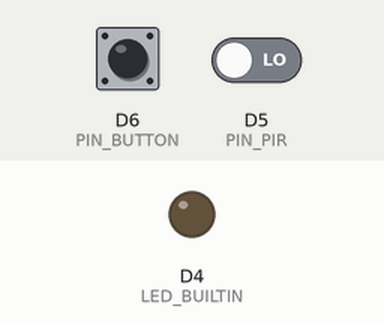
Recording of a program running on a simulated ESP8266 (Wemos D1 mini). Shown: output pins drawn as LEDs (lit = HIGH, except the on-board LED, lit = LOW). Dashed ring = blinking. The inputs (shaded band) are chosen by the test bench; at power-on: D5 (PIN_PIR) LOW, D6 (PIN_BUTTON) HIGH.

Above: at 1.2 s.
1.3 s: D5 (PIN_PIR) driven HIGH
At 1.48 s:
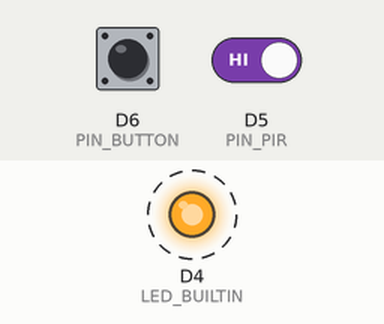
4.3 s: D6 (PIN_BUTTON) pulled LOW for 0.15 s
At 5.0 s:
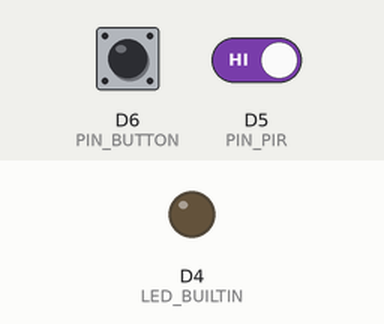
5.9 s: D6 (PIN_BUTTON) pulled LOW for 1 s
At 8.8 s:
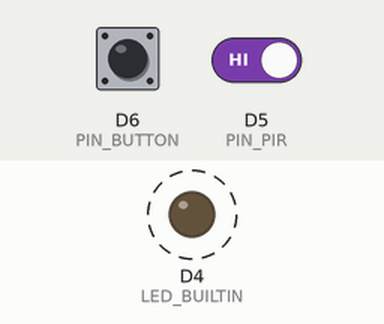
8.9 s: D6 (PIN_BUTTON) pulled LOW for 3.2 s
At 9.4 s:
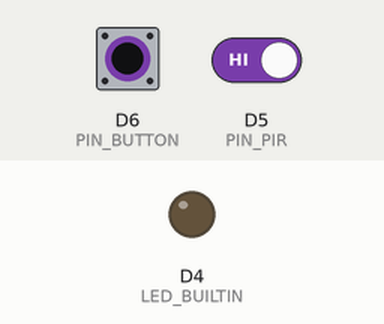
Timing chart, 0 to 11.9 s (numbered marks = the images above; inputs shaded):
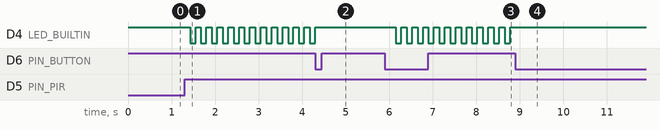

Measured:
- after the input at 1.3 s, D4 (LED_BUILTIN): alternates HIGH for 0.12 s and LOW for 0.12 s, starting after 0.13 s
- after the input at 4.3 s, D4 (LED_BUILTIN): goes on until 4.3 s, then stays HIGH
- after the input at 5.9 s, D4 (LED_BUILTIN): alternates HIGH for 0.12 s and LOW for 0.12 s, starting after 0.25 s
- after the input at 8.9 s, D4 (LED_BUILTIN): stops changing and stays HIGH

The program:

main.cpp
```cpp
// COMP-10184 – Mohawk College
// Alarm System
//
// This program is used emulate an alarm system which is trigered by a motion sensor and can be deavtivated with a button
//
// @author  Nicodemus Allan
// @id   000838957
//
//I, Nicodemus Allan, student number 000838957, certify that this material is my original work. No other person's work has been used without due acknowledgment and I have not made my work available to anyone else.

#include <Arduino.h>

// digital input pin definitions
#define PIN_PIR D5
#define PIN_BUTTON D6

//possible allarm states
#define ALARM_DISABLED  0
#define ALARM_ENABLE    1
#define ALARM_COUNTDOWN 2
#define ALARM_ACTIVE    3

//time in mills till alarm goes off
#define ALARM_COUNTDOWN_DURATION 10000
//interval for LED flashing
#define LED_COUNTDOWN_DURATION 125
//time in mills since the program started
long alarmTimerStart;
//current mills counter for alarm activation
long alarmCurrentTime;

//time in mills since the program started
long timerStartLED;
//current mills counter for LED interval
long currentTimeLED;


//current allarm state
int  iAlarmState;

//state of motion detector
bool bPIR;

//current state of button
int currentButton;
//previous button state
int previousButton = HIGH;

bool ledOn = false;

//***********************************************************************
//
//checks the button state to avoid it from retrigering code
//
//@return boolean if its the first loop the button was pressed on it returns true if any other returnes false
bool checkButtonState()
{
  if (currentButton == LOW && previousButton == HIGH)
  {
    previousButton = currentButton;
    return true;
  }
  else
  {
    previousButton = currentButton;
    return false;
  }
}
//
//************************************************************************

//************************************************************************
//
//checks which current state the alarm is in
void checkAlarmState()
{
  switch (iAlarmState)
  {
    case ALARM_DISABLED:
      //if the button was pressed re-enable the alarm
      if (checkButtonState())
      {
        iAlarmState = ALARM_ENABLE;
      }
      break;

    case ALARM_ENABLE:
      if (bPIR)
      {
        timerStartLED = millis();
        alarmTimerStart = millis();
        iAlarmState = ALARM_COUNTDOWN;
      }
      //if the button was pressed disables the alarm
      if (checkButtonState())
      {
        iAlarmState = ALARM_DISABLED;
      }
      break;

    case ALARM_COUNTDOWN:
      //get the amount of millis seince the program started
      alarmCurrentTime = millis();
      //gets the amount of millis sence program started

      //if current time - timerStart is greater than COUNTDOWN alarmstae is active
      if((alarmCurrentTime - alarmTimerStart) >= ALARM_COUNTDOWN_DURATION)
      {
        iAlarmState = ALARM_ACTIVE;
      }

      currentTimeLED = millis();
      //if current time - timerStart is greater than COUNTDOWN alarmstae is active
      if((currentTimeLED - timerStartLED) >= LED_COUNTDOWN_DURATION)
      {

        if (ledOn)
        {
          digitalWrite(LED_BUILTIN, HIGH);
          ledOn = false;
        }
        else if (!ledOn)
        {
          digitalWrite(LED_BUILTIN, LOW);
          ledOn = true;
        }
        timerStartLED = currentTimeLED;
      }

      //if the button was pressed gets out of countdown state and sets timerStart to currentTime
      if (checkButtonState())
      {
        alarmTimerStart = alarmCurrentTime;
        iAlarmState = ALARM_DISABLED;
        digitalWrite(LED_BUILTIN, HIGH);
      }

      break;

    case ALARM_ACTIVE:

      //turns LED on
      digitalWrite(LED_BUILTIN, LOW);
      break;

    default:
      break;
  }
}
//
//************************************************************************

//************************************************************************
//
//gets digital inputes
void getInputs()
{

  // read PIR sensor (true = Motion detected!).  As long as there
  // is motion, this signal will be true.  About 2.5 seconds after
  // motion stops, the PIR signal will become false.
  bPIR = digitalRead(PIN_PIR);

  currentButton = digitalRead(PIN_BUTTON);
}
//
//************************************************************************


//************************************************************************
void setup() {
  // configure the USB serial monitor
  Serial.begin(115200);

  // configure the LED output
  pinMode(LED_BUILTIN, OUTPUT);

  // PIR sensor is an INPUT
  pinMode(PIN_PIR, INPUT);

  // Button is an INPUT
  pinMode(PIN_BUTTON, INPUT_PULLUP);

  //sets the alarm to be active on start up
  iAlarmState = ALARM_ENABLE;

  //sets LED to off
  digitalWrite(LED_BUILTIN, HIGH);
}
//************************************************************************

//************************************************************************
void loop() {
  getInputs();
  checkAlarmState();
}
//************************************************************************
```
